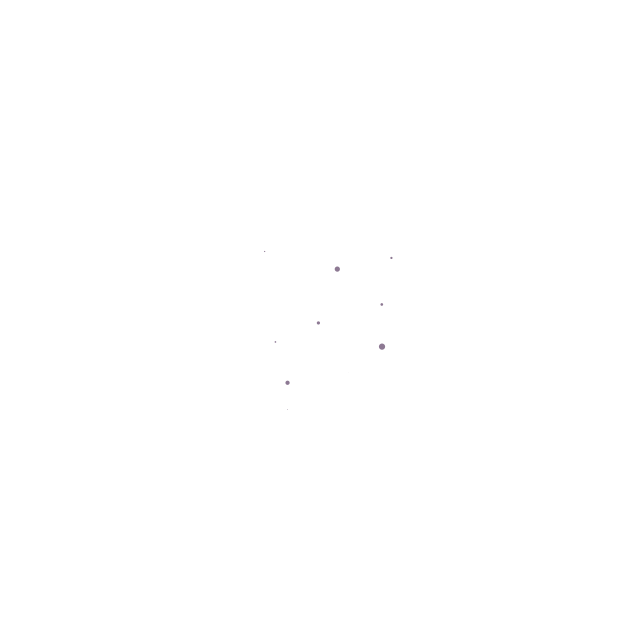
Frame 1 (no input)
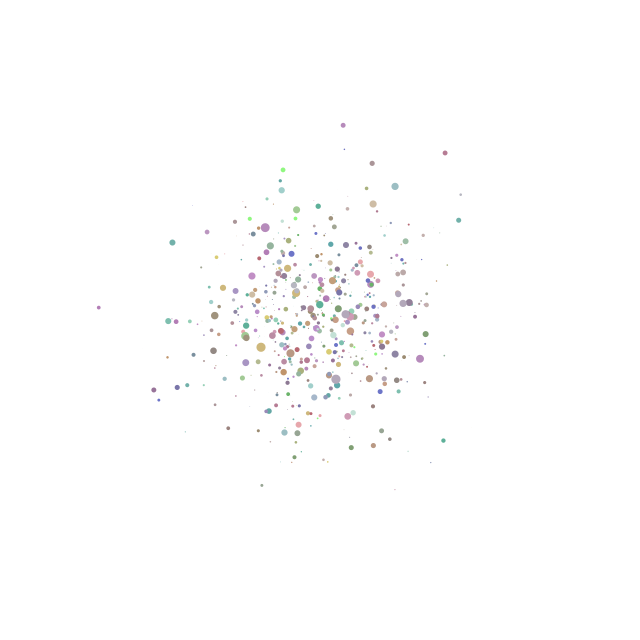
Frame 60 (the mouse pressed at the canvas centre just before this capture)
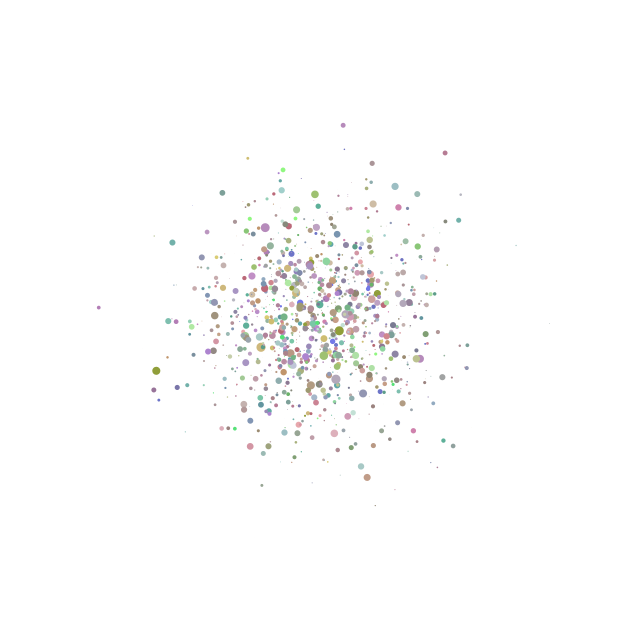
Frame 120 (the mouse held since frame 60 and released just before this capture)

The Processing sketch that drew these frames (run headless with seeded random() and noise(); from frame 60 on, the mouse is pressed at the canvas centre):

// Processing sketch: sketch_00_paintsplatter
// ── sketch_00_paintsplatter.pde
import java.util.Random;

Random generator;

float sd = 60;
float mean = 320;

int splatters = 10;

void setup() {
  background(255);
  size(640, 640);
  generator = new Random();
  noStroke();
}

void draw() {
  // gaussian color
  fill(color(int(rand_gauss()/2), int(rand_gauss()/2), int(rand_gauss()/2)));
  // gaussian size
  float r = rand_gauss() / 50;
  // gaussian splattering
  for (int i = 0; i < splatters; i++) {
    float x = rand_gauss();
    float y = rand_gauss();
    ellipse(x, y, r-i, r-i);
  }
}

float rand_gauss() {
  return sd * ((float)generator.nextGaussian()) + mean;
}
